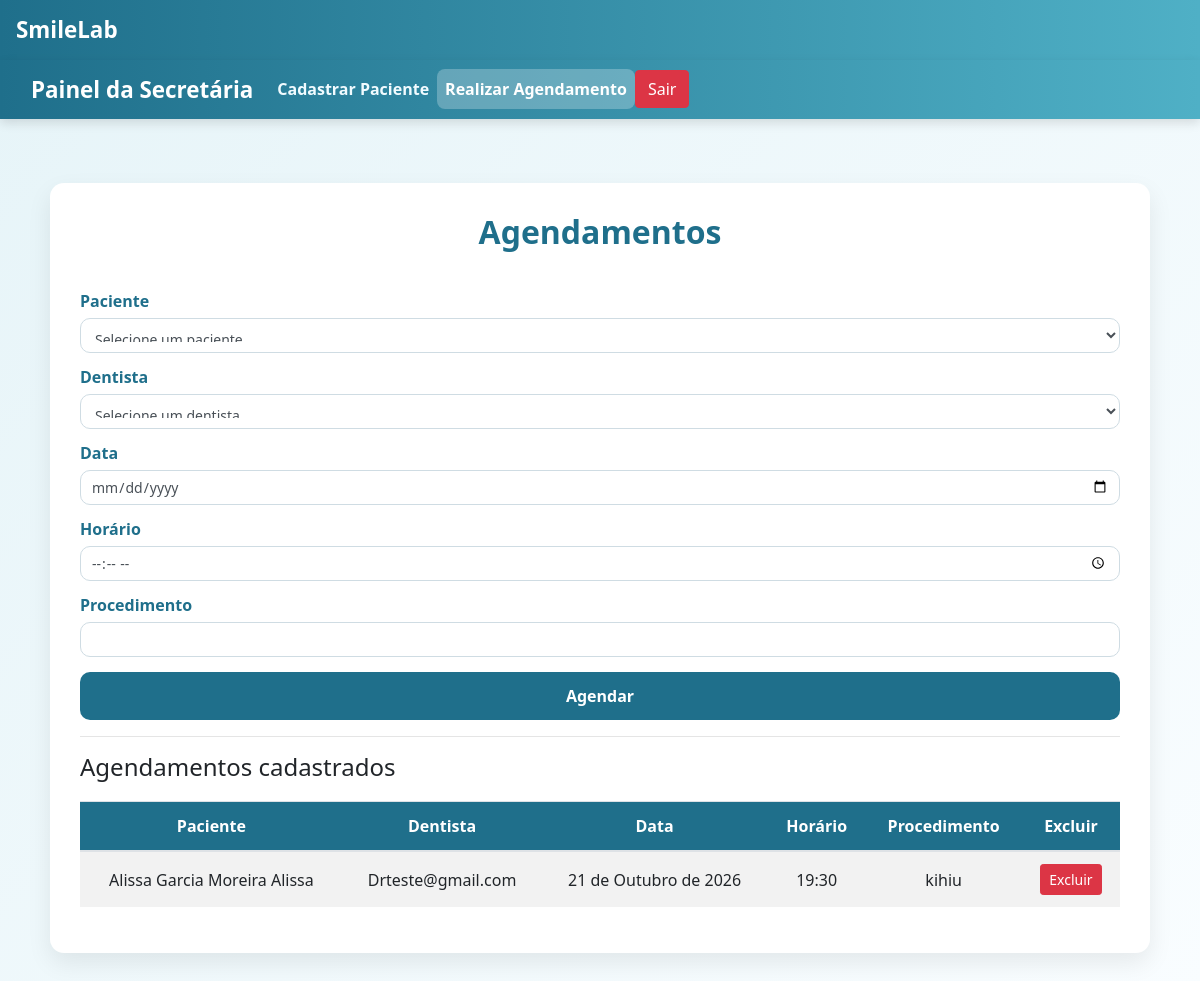
/auth/agendamentos/, run on the app's committed database.
### usuarios/models.py (models this page shows, shortened)
class Agendamento(models.Model):
    paciente = models.ForeignKey(Paciente, on_delete=models.CASCADE)
    dentista = models.ForeignKey(
        Users,
        on_delete=models.CASCADE,
        limit_choices_to={'cargo': 'D'}
    )
    data = models.DateField()
    horario = models.TimeField()
    procedimento = models.CharField(max_length=100)

class Paciente(models.Model):
    nome = models.CharField(max_length=100)
    cpf = models.CharField(max_length=14, unique=True)
    telefone = models.CharField(max_length=20)
    endereco = models.CharField(max_length=255)
    data_nascimento = models.DateField()
    observacao = models.TextField(blank=True, null=True)

class Users(AbstractUser):
    choices_cargo = (('D', 'Dentista'), ('S', 'Secretária'), ('A', 'Admin'))
    cargo = models.CharField(max_length=1, choices=choices_cargo)

### usuarios/views.py (the view, shortened to what this page needs)
# urls.py: path('agendamentos/', views.agendamentos, name='agendamentos'),
@has_permission_decorator('criar_agendamentos')
def agendamentos(request):
    if request.method == "GET":
        pacientes = Paciente.objects.all()
        dentistas = Users.objects.filter(cargo="D")
        agendamentos = Agendamento.objects.all()
        return render(request, 'agendamentos.html', {
            'pacientes': pacientes,
            'dentistas': dentistas,
            'agendamentos': agendamentos
        })

### usuarios/templates/agendamentos.html (shortened to what this page needs)
{% extends 'base.html' %}
{% block 'body' %}
<nav class="navbar navbar-expand-lg navbar-dark bg-dark">
  <div class="container-fluid">
    <a class="navbar-brand" href="{% url 'dashboard_secretaria' %}">Painel da Secretária</a>
    <div class="collapse navbar-collapse">
      <ul class="navbar-nav me-auto mb-2 mb-lg-0">
        <li class="nav-item">
          <a class="nav-link" href="{% url 'cadastrar_pacientes' %}">Cadastrar Paciente</a>
        </li>
        <li class="nav-item">
          <a class="nav-link active" href="{% url 'agendamentos' %}">Realizar Agendamento</a>
        </li>
      </ul>
      <a href="{% url 'sair' %}" class="btn btn-danger">Sair</a>
    </div>
  </div>
</nav>
<br>
<div class="container">
  <h2>Agendamentos</h2>
  <form action="{% url 'agendamentos' %}" method="POST">
    <label>Paciente</label>
    <select name="paciente" class="form-control" required>
      <option value="">Selecione um paciente</option>
    </select>
    <br>
    <label>Dentista</label>
    <select name="dentista" class="form-control" required>
      <option value="">Selecione um dentista</option>
    </select>
    <br>
    <label>Data</label>
    <input type="date" name="data" class="form-control" required>
    <br>
    <label>Horário</label>
    <input type="time" name="horario" class="form-control" required>
    <br>
    <label>Procedimento</label>
    <input type="text" name="procedimento" class="form-control" required>
    <br>
    <input type="submit" value="Agendar" class="btn btn-success">
  </form>
  <hr>
  <h4>Agendamentos cadastrados</h4>
  <table class="table table-striped">
    <thead>
      <tr>
        <th>Paciente</th>
        <th>Dentista</th>
        <th>Data</th>
        <th>Horário</th>
        <th>Procedimento</th>
        <th>Excluir</th>
      </tr>
    </thead>
    <tbody>
      {% for agendamento in agendamentos %}
      <tr>
        <td>{{ agendamento.paciente.nome }}</td>
        <td>{{ agendamento.dentista.email }}</td>
        <td>{{ agendamento.data }}</td>
        <td>{{ agendamento.horario }}</td>
        <td>{{ agendamento.procedimento }}</td>
        <td>
          <a href="{% url 'excluir_agendamento' agendamento.id %}" class="btn btn-danger btn-sm">
            Excluir
          </a>
        </td>
      </tr>
      {% endfor %}
    </tbody>
  </table>
</div>
{% endblock %}

### templates/static/usuarios/css/css.css (style rules this page uses)
* { box-sizing: border-box; }
body { background: linear-gradient(135deg, #e6f4f8, #f9fdff); font-family: 'Segoe UI', Tahoma, Geneva, Verdana, sans-serif; min-height: 100vh; margin: 0; }
.container { max-width: 1100px; margin: 40px auto; background-color: #ffffff; padding: 30px; border-radius: 14px; box-shadow: 0 10px 25px rgba(0,0,0,0.08); }
h1, h2, h3 { text-align: center; color: #1f6f8b; font-weight: 700; margin-bottom: 25px; }
label { font-weight: 600; color: #1f6f8b; margin-bottom: 5px; }
.form-control { border-radius: 10px; border: 1px solid #cfdce3; padding: 10px; font-size: 14px; transition: 0.3s; width: 100%; }
.form-control::placeholder { color: #9fb3bd; }
.btn-success { width: 100%; background-color: #1f6f8b; border: none; border-radius: 10px; padding: 12px; font-size: 16px; font-weight: 600; transition: 0.3s; margin-top: 15px; }
form { display: flex; flex-direction: column; }
form label { margin-top: 12px; }
.table { margin-top: 20px; }
.table th { background-color: #1f6f8b; color: white; text-align: center; }
.table td { vertical-align: middle; text-align: center; }
.navbar { background: linear-gradient(90deg, #1f6f8b, #4fb0c6) !important; box-shadow: 0 4px 10px rgba(0,0,0,0.12); }
.navbar-brand { color: #ffffff !important; font-weight: 700; font-size: 1.4rem; }
.navbar-dark .navbar-nav .nav-link { color: #f1fbff; font-weight: 600; transition: 0.3s; }
.navbar-dark .navbar-nav .active { background-color: rgba(255,255,255,0.25); border-radius: 8px; }

### data on the page
Agendamento: paciente.nome "Alissa Garcia Moreira Alissa", dentista.email "Drteste@gmail.com", data "21 de Outubro de 2026", horario "19:30", procedimento "kihiu"
